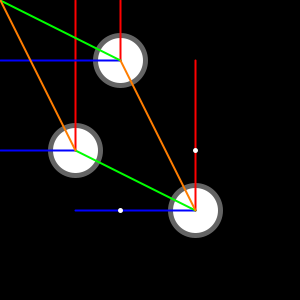
Frame 1 (no input)
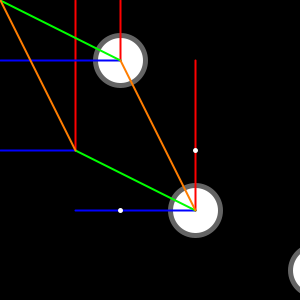
Frame 2 (the mouse pressed at the canvas centre, redrawn once)

The Processing sketch that drew these frames (run headless with seeded random() and noise(); the mouse was pressed at the canvas centre and the sketch redrawn once):

// Processing sketch: Virus
// ── Virus.pde
PVector v1, v2;

void setup() {
  size(300,300);
  noLoop();
  v1 = new PVector(120,60);
  v2 = new PVector(75,150); 
}

void draw() {
  background(0);
  
  strokeWeight(5);
  stroke(100);
  ellipse(v1.x, v1.y, 50, 50);
  ellipse(v2.x, v2.y, 50, 50);
  v2.add(v1);
  ellipse(v2.x, v2.y, 50, 50);
  
  strokeWeight(2);
  stroke(255,0,0);
  line(120,0,120,60);
  line(75,0,75,150);
  line(195,60,195,210);
  
  stroke(0,0,255);
  line(0,60,120,60);
  line(0,150,75,150);
  line(75,210,195,210);
  
  stroke(0,255,0);
  line(0,0,120,60);
  line(75,150,195,210);
  
  stroke(255,125,0);
  line(0,0,75,150);
  line(120,60,195,210);
  
  strokeWeight(5);
  stroke(255);
  point(195,150);
  point(120,210);
}
